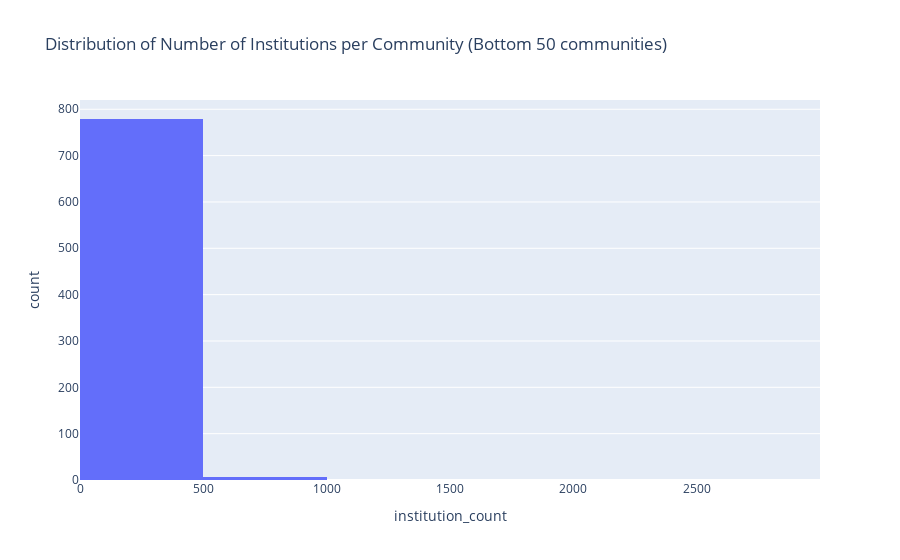

Notebook source saved alongside this figure:
### Code cell
# Only take the bottom 50 communities with most institutions
 
fig = px.histogram(
    df_ipc[50:],
    x="institution_count",
    nbins=12,
    title="Distribution of Number of Institutions per Community (Bottom 50 communities)"
)
fig.show()

### Figure 1 — Plotly figure (JSON) as saved in the notebook; plotly's stock layout.template omitted (floating-point values rounded to 4 significant figures; data arrays with more than 128 entries replaced by an {"elided": "..."} marker saying what was removed)
{"data": [{"bingroup": "x", "hovertemplate": "institution_count=%{x}<br>count=%{y}<extra></extra>", "legendgroup": "", "marker": {"color": "#636efa", "pattern": {"shape": ""}}, "name": "", "nbinsx": 12, "orientation": "v", "showlegend": false, "type": "histogram", "x": {"elided": "788 int values"}, "xaxis": "x", "yaxis": "y"}], "layout": {"barmode": "relative", "legend": {"tracegroupgap": 0}, "title": {"text": "Distribution of Number of Institutions per Community (Bottom 50 communities)"}, "xaxis": {"anchor": "y", "domain": [0, 1], "title": {"text": "institution_count"}}, "yaxis": {"anchor": "x", "domain": [0, 1], "title": {"text": "count"}}}}
